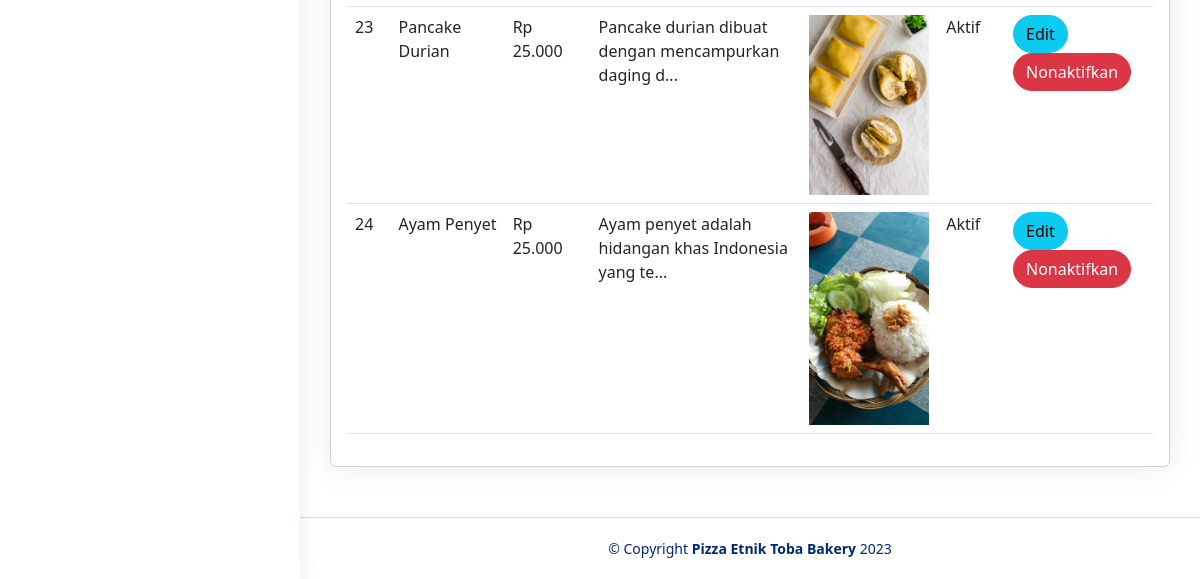
The page /Website/Admin/menu.php (signed in, lower part) on the database as committed earlier.
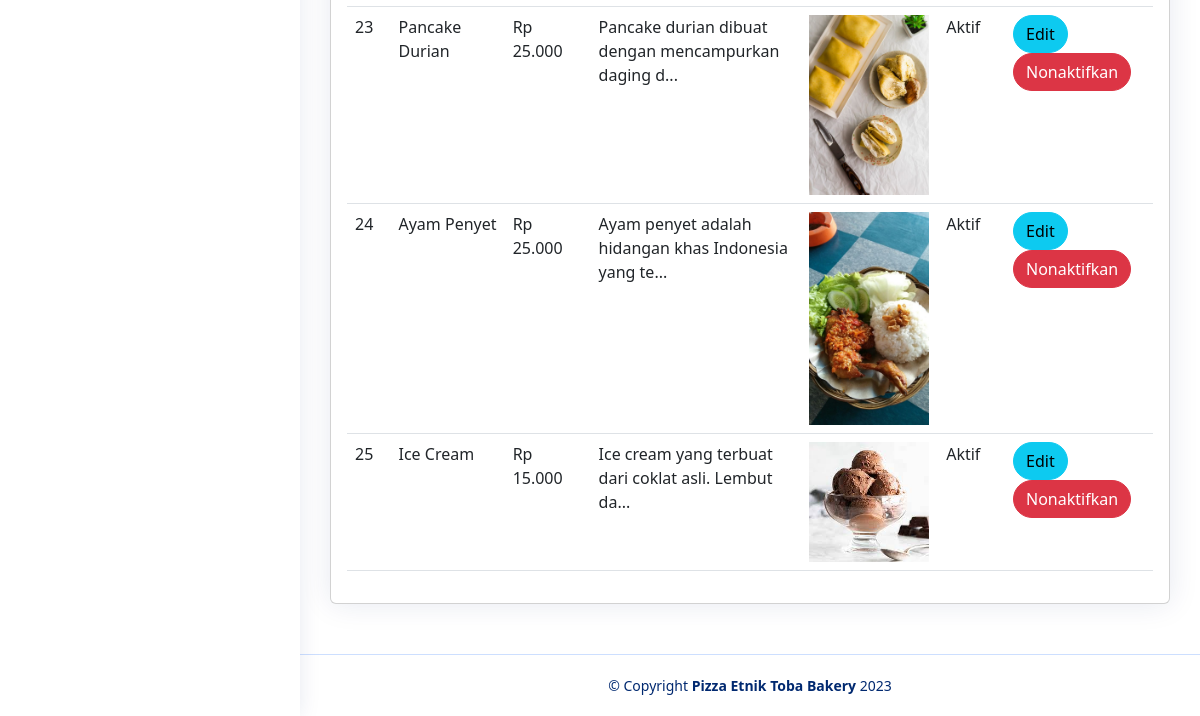
The same page on the database as committed later.
### tables this page shows
CREATE TABLE `produk` (
  `id_produk` int(11) NOT NULL,
  `nama_produk` varchar(100) NOT NULL,
  `harga_produk` float NOT NULL,
  `gambar_produk` varchar(255) NOT NULL,
  `status_produk` enum('Aktif','Nonaktif') NOT NULL DEFAULT 'Aktif',
  `id_kategori` int(11) NOT NULL,
  `id_admin` int(11) NOT NULL DEFAULT 1,
  `deskripsi_produk` text DEFAULT NULL
);

### Website/Admin/menu.php (the view, shortened to what this page needs)
<!DOCTYPE html>
<html lang="en">
<head>
    <link rel="stylesheet" href="style.css">
    <link href="https://cdn.jsdelivr.net/npm/bootstrap@5.3.0-alpha3/dist/css/bootstrap.min.css" rel="stylesheet">
    <link href="vendor/bootstrap-icons/bootstrap-icons.css" rel="stylesheet">
    <link href="vendor/boxicons/css/boxicons.min.css" rel="stylesheet">
    <link href="vendor/quill/quill.snow.css" rel="stylesheet">e
    <link href="vendor/quill/quill.bubble.css" rel="stylesheet">
    <link href="vendor/remixicon/remixicon.css" rel="stylesheet">
    <link href="vendor/simple-datatables/style.css" rel="stylesheet">
</head>
<?php include 'sidebar.php' ?>
<main id="main" class="main">
    <section class="section">
        <?php
        include_once('../koneksi/koneksi.php');
        $query = "SELECT * FROM produk";
        $result_set = mysqli_query($koneksi, $query);
        ?>
        <div class="row">
            <div class="col-lg-12">
                <div class="card">
                    <div class="card-body">
                        <br>
                        <div id="conatiner">
                            <div class="table-responsive">
                                <table class="table datatable">
                                    <tbody>
                                        <?php
                                        $no = 1;
                                        if (mysqli_num_rows($result_set) > 0) {
                                            while ($row = mysqli_fetch_assoc($result_set)) {
                                                $limitedData = substr($row['deskripsi_produk'], 0, 50);
                                        ?>
                                                <tr>
                                                    <td><?= $no; ?></td>
                                                    <td><?= $row['nama_produk']; ?></td>
                                                    <td>Rp <?= number_format($row['harga_produk'], 0, ',', '.'); ?></td>
                                                    <td><?= $limitedData ?>...</td>
                                                    <td><img src="../../pictures/<?php echo $row['gambar_produk']; ?>" style="width:120px;"></td>
                                                    <td><?= $row['status_produk']; ?></td>
                                                    <td>
                                                        <a href="edit-menu.php?id=<?php echo $row['id_produk']; ?>&gambar=<?php echo $row['gambar_produk']; ?>"><button type="button" class="btn btn-info rounded-pill">Edit</button></a>
                                                        <?php if ($row['status_produk'] == 'Aktif') { ?>
                                                            <a href="status.php?id=<?php echo $row['id_produk']; ?>&status='Nonaktif'"><button type="button" class="btn btn-danger rounded-pill">Nonaktifkan</button></a>
                                                        <?php } else { ?>
                                                            <a href="status.php?id=<?php echo $row['id_produk']; ?>&status='Aktif'"><button type="button" class="btn btn-success rounded-pill">Aktifkan</button></a>
                                                        <?php } ?>
                                                    </td>
                                                </tr>
                                        <?php $no++;
                                            }
                                        } ?>
                                    </tbody>
                                </table>
                            </div>
                        </div>
                    </div>
                </div>
            </div>
        </div>
    </section>
</main>
<?php include 'footer.php' ?>
</body>
</html>

### Website/Admin/sidebar.php (shortened to what this page needs)
<aside id="sidebar" class="sidebar">
</aside>

### Website/Admin/footer.php
<footer id="footer" class="footer">
    <div class="copyright">
        &copy; Copyright <strong><span>Pizza Etnik Toba Bakery</span></strong> 2023
    </div>
</footer>

### Website/Admin/style.css (style rules this page uses)
:root { scroll-behavior: smooth; }
#main { margin-top: 60px; padding: 20px 30px; transition: all 0.3s; }
.card { margin-bottom: 30px; border: none; border-radius: 5px; box-shadow: 0px 0 30px rgba(1, 41, 112, 0.1); }
.card-body { padding: 0 20px 20px 20px; }
.sidebar { position: fixed; top: 60px; left: 0; bottom: 0; width: 300px; z-index: 996; transition: all 0.3s; padding: 20px; overflow-y: auto; scrollbar-width: thin; scrollbar-color: #aab7cf transparent; box-shadow: 0px 0px 20px rgba(1, 41, 112, 0.1); background-color: #fff; }
@media (min-width: 1200px) { #main, #footer { margin-left: 300px; } }
.footer { padding: 20px 0; font-size: 14px; transition: all 0.3s; border-top: 1px solid #cddfff; }
.footer .copyright { text-align: center; color: #012970; }

Rows that differ between the two databases and show on the page:
added produk: nama_produk "Ice Cream", harga_produk "15.000", deskripsi_produk "Ice cream yang terbuat dari coklat asli. Lembut da", gambar_produk (picture), status_produk "Aktif"
